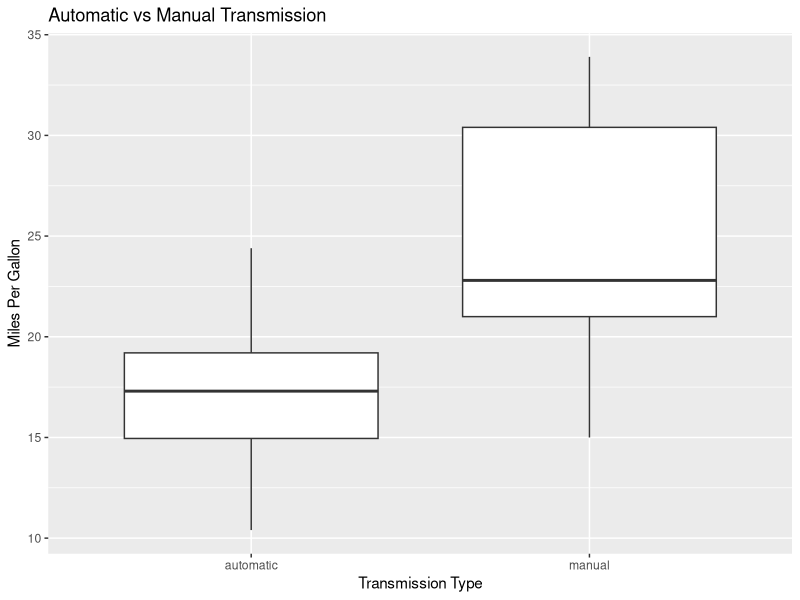
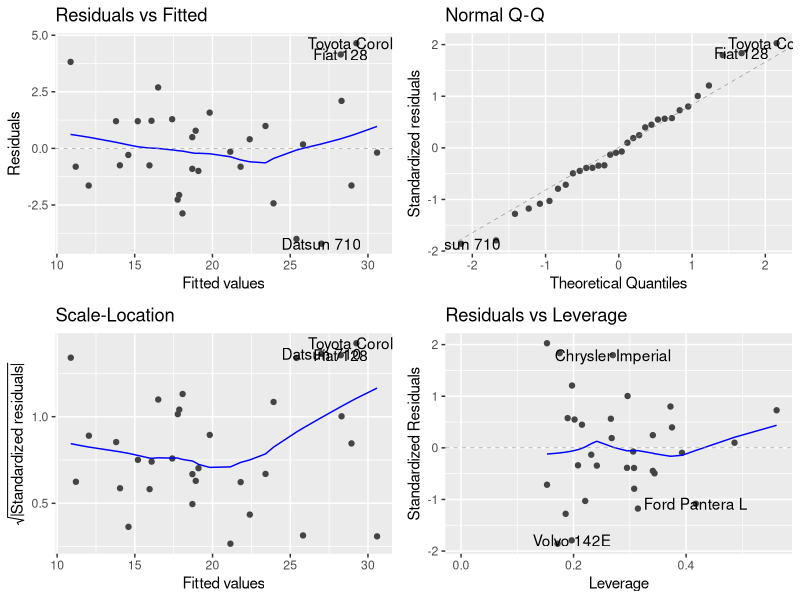
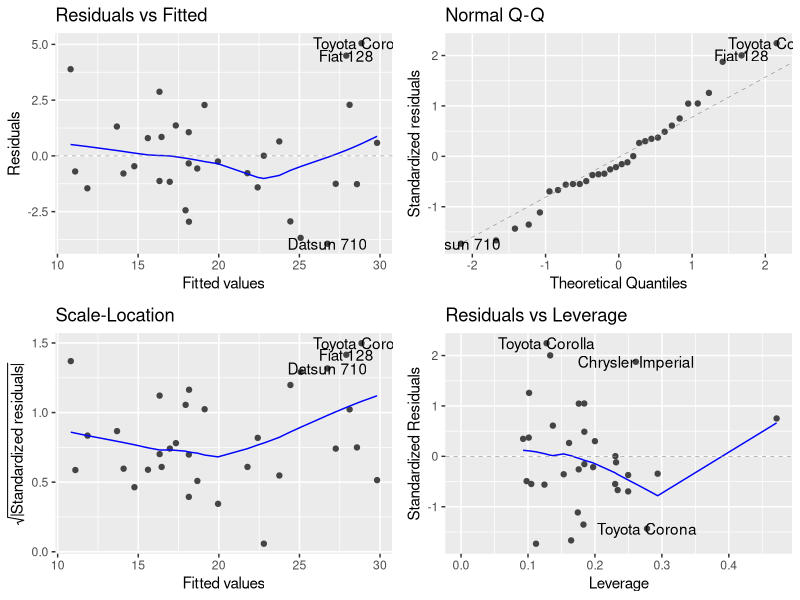

The R script that drew these images, in order:
## ---- chunk 1
library(tufte)
# invalidate cache when the tufte version changes
knitr::opts_chunk$set(tidy = TRUE, cache.extra = packageVersion('tufte'), cache = TRUE, message = FALSE, warning = FALSE, fig.align = "center")
options(htmltools.dir.version = FALSE)
## ---- chunk 2
library(tidyverse)
library(ggfortify)
## ---- chunk 3
# dataset
data(mtcars)
# Mean and five number summaries of mpg variable:
summary(mtcars$mpg)
# Convert am, cyl, gear, and vs as factor variables
mtcarsf <- mutate(mtcars,
  am = factor(am, labels = c("automatic", "manual")),
  cyl = factor(cyl),
  gear = factor(gear),
  vs = factor(vs, levels = c(0,1), labels =c("V", "S"))
)
## ---- chunk 4
mod1 <- lm(mpg ~ am, data = mtcarsf)
summary(mod1) %>% broom::tidy()
summary(mod1) %>% broom::glance()
## ---- chunk 5
cors <- cor(mtcars$mpg, mtcars)
cors[,order(-abs(cors[1,]))] %>% as_tibble()
submtcars <- mtcarsf %>% select(mpg, wt, cyl, disp, hp, drat, vs, am)
mod2 <- lm(mpg~wt + cyl + disp + hp + drat + vs + am, data = mtcarsf)
summary(mod2) %>% broom::tidy()
summary(mod2) %>% broom::glance()
## ---- chunk 6
mod3 <- step(mod2, direction="both",trace=FALSE)
summary(mod3) %>% broom::tidy()
summary(mod3) %>% broom::glance()
## ---- chunk 7
anova(mod3, mod2)
## ---- chunk 8
ggplot(mtcarsf, aes(am, mpg)) + 
  geom_boxplot() + 
  xlab("Transmission Type") +
  ylab("Miles Per Gallon") +
  ggtitle("Automatic vs Manual Transmission")
## ---- chunk 9
autoplot(mod2)
## ---- chunk 10
autoplot(mod3)
